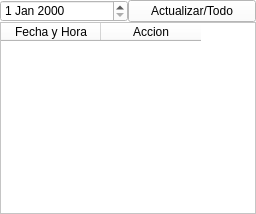
            <widget class="QWidget" name="page_cuatro">
             <property name="styleSheet">
              <string notr="true">background-color: rgb(255, 255, 255);</string>
             </property>
             <layout class="QVBoxLayout" name="verticalLayout_13">
              <property name="spacing">
               <number>0</number>
              </property>
              <property name="leftMargin">
               <number>0</number>
              </property>
              <property name="topMargin">
               <number>0</number>
              </property>
              <property name="rightMargin">
               <number>0</number>
              </property>
              <property name="bottomMargin">
               <number>0</number>
              </property>
              <item>
               <widget class="QWidget" name="widget_10" native="true">
                <property name="maximumSize">
                 <size>
                  <width>16777215</width>
                  <height>60</height>
                 </size>
                </property>
                <layout class="QVBoxLayout" name="verticalLayout_14">
                 <property name="spacing">
                  <number>0</number>
                 </property>
                 <property name="leftMargin">
                  <number>0</number>
                 </property>
                 <property name="topMargin">
                  <number>0</number>
                 </property>
                 <property name="rightMargin">
                  <number>0</number>
                 </property>
                 <property name="bottomMargin">
                  <number>0</number>
                 </property>
                 <item>
                  <layout class="QHBoxLayout" name="horizontalLayout_10">
                   <property name="spacing">
                    <number>0</number>
                   </property>
                   <item>
                    <widget class="QDateEdit" name="fecha_historial">
                     <property name="minimumSize">
                      <size>
                       <width>120</width>
                       <height>0</height>
                      </size>
                     </property>
                    </widget>
                   </item>
                   <item>
                    <widget class="QPushButton" name="btn_actualizarH">
                     <property name="minimumSize">
                      <size>
                       <width>120</width>
                       <height>0</height>
                      </size>
                     </property>
                     <property name="text">
                      <string>Actualizar/Todo</string>
                     </property>
                    </widget>
                   </item>
                  </layout>
                 </item>
                </layout>
               </widget>
              </item>
              <item>
               <widget class="QWidget" name="widget_11" native="true">
                <layout class="QVBoxLayout" name="verticalLayout_15">
                 <property name="spacing">
                  <number>0</number>
                 </property>
                 <property name="leftMargin">
                  <number>0</number>
                 </property>
                 <property name="topMargin">
                  <number>0</number>
                 </property>
                 <property name="rightMargin">
                  <number>0</number>
                 </property>
                 <property name="bottomMargin">
                  <number>0</number>
                 </property>
                 <item>
                  <widget class="QTableWidget" name="tableWidget_historial">
                   <column>
                    <property name="text">
                     <string>Fecha y Hora</string>
                    </property>
                   </column>
                   <column>
                    <property name="text">
                     <string>Accion</string>
                    </property>
                   </column>
                  </widget>
                 </item>
                </layout>
               </widget>
              </item>
             </layout>
            </widget>
